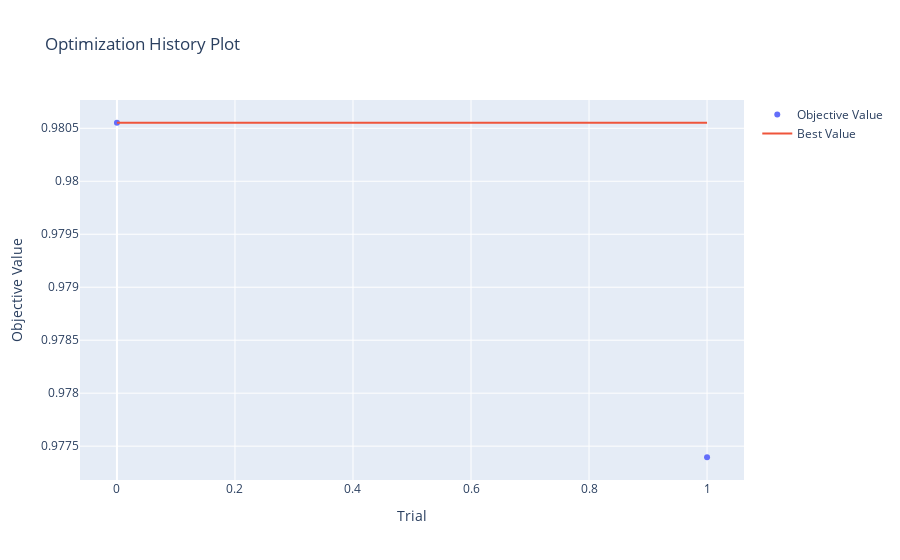

Notebook code for this chart:
### Code cell
p_history_no_feat_eng = optuna.visualization.plot_optimization_history(study_no_feat_eng)
p_history_no_feat_eng.show()

### Figure 1 — Plotly figure (JSON) as saved in the notebook; plotly's stock layout.template omitted (floating-point values rounded to 4 significant figures)
{"data": [{"mode": "markers", "name": "Objective Value", "type": "scatter", "x": [0, 1], "y": [0.9806, 0.9774]}, {"mode": "lines", "name": "Best Value", "type": "scatter", "x": [0, 1], "y": [0.9806, 0.9806]}, {"marker": {"color": "#cccccc"}, "mode": "markers", "name": "Infeasible Trial", "showlegend": false, "type": "scatter", "x": [], "y": []}], "layout": {"title": {"text": "Optimization History Plot"}, "xaxis": {"title": {"text": "Trial"}}, "yaxis": {"title": {"text": "Objective Value"}}}}
